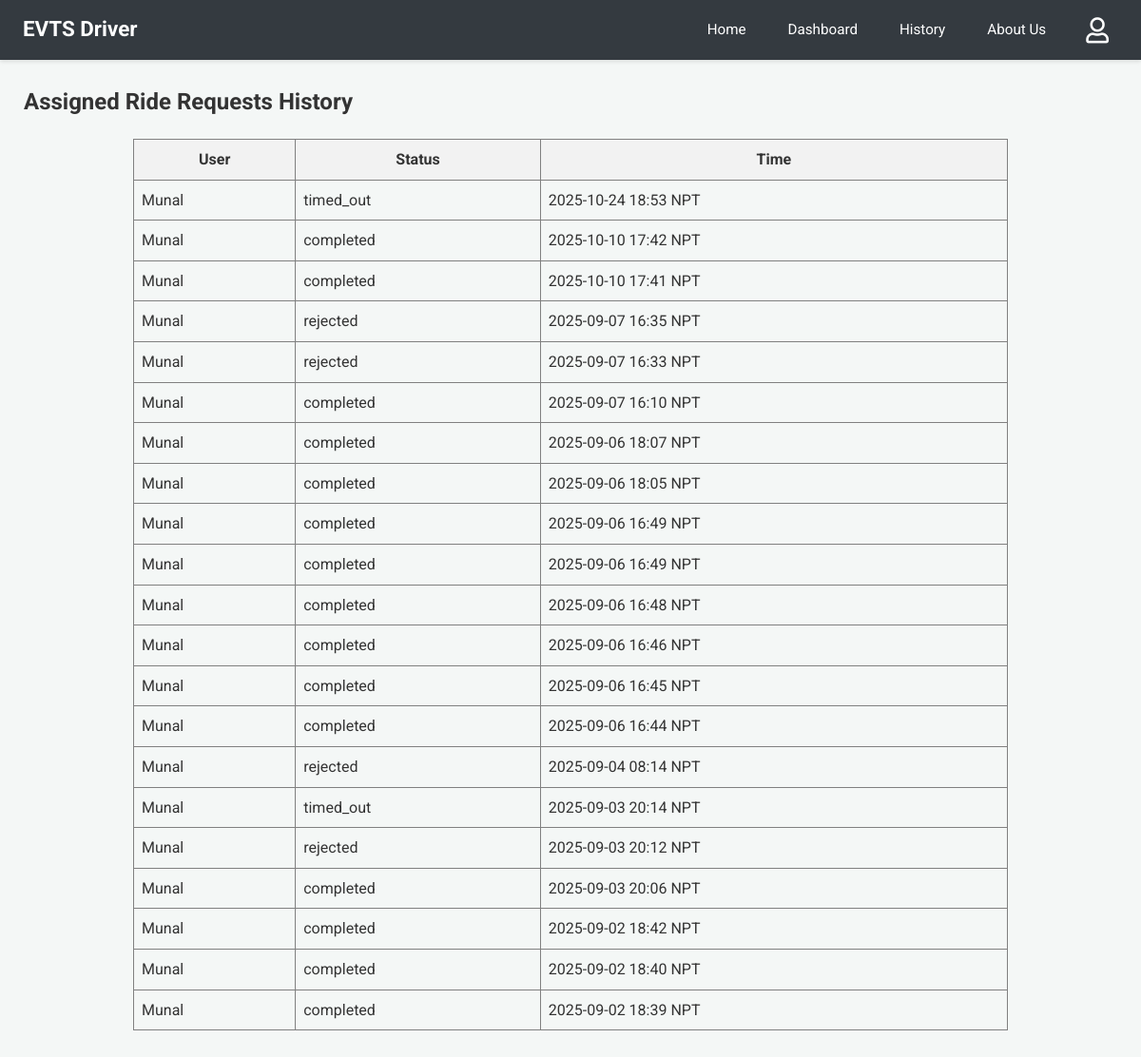
The page /driver-history (signed in) on the database as committed earlier.
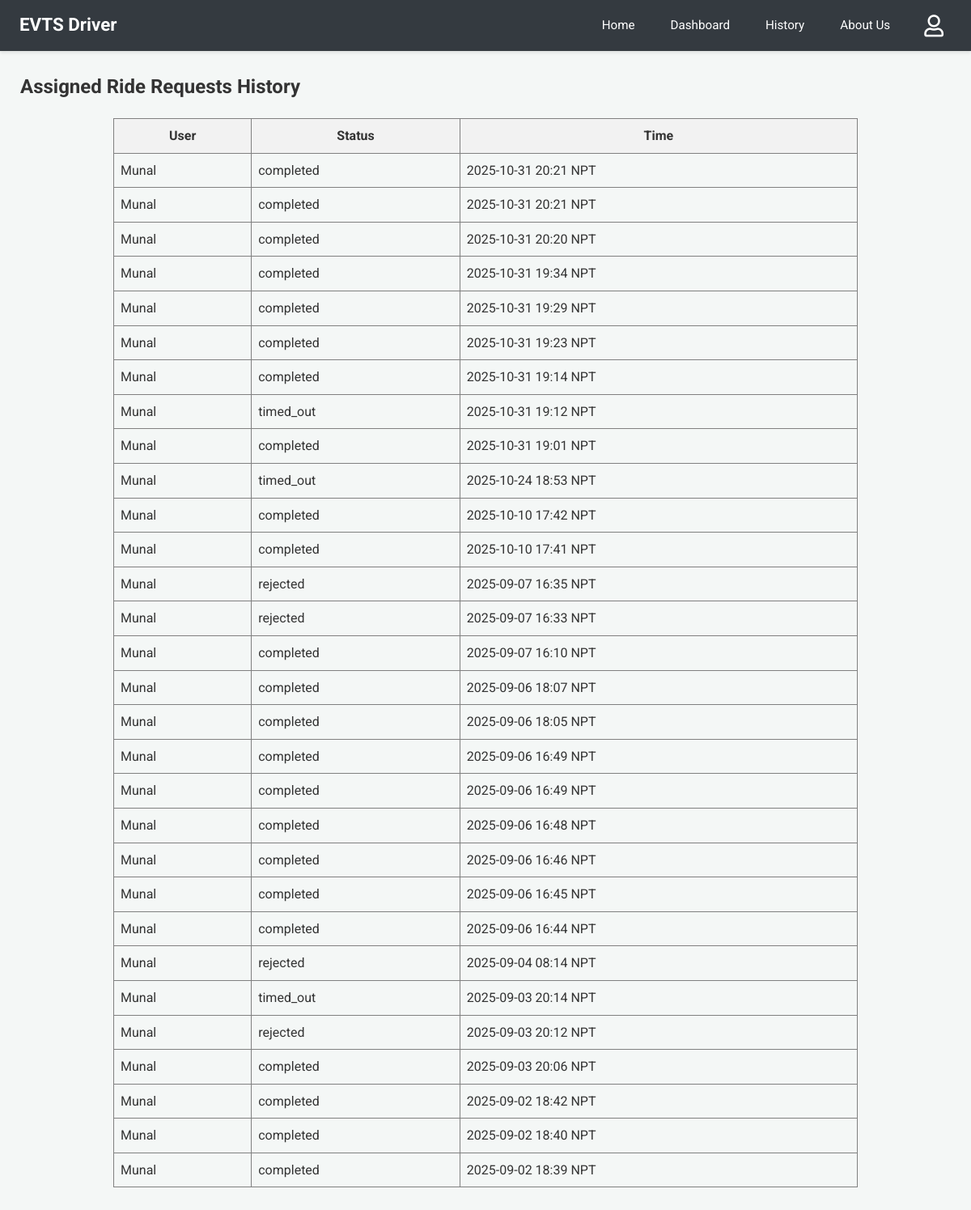
The same page on the database as committed later.
### app.py (models this page shows)
class User(db.Model):
    email = db.Column(db.String(120), primary_key=True)
    name = db.Column(db.String(100))
    phone = db.Column(db.String(15))
    password = db.Column(db.String(256)) # Increased length for hash
    latitude = db.Column(db.Float, nullable=True)
    longitude = db.Column(db.Float, nullable=True)

class RideRequest(db.Model):
    __tablename__ = 'ride_request'
    id = db.Column(db.Integer, primary_key=True)
    user_email = db.Column(db.String(100), nullable=False)
    driver_email = db.Column(db.String(100), nullable=False)
    user_latitude_at_request = db.Column(db.Float, nullable=True)
    user_longitude_at_request = db.Column(db.Float, nullable=True)
    timestamp = db.Column(db.DateTime, default=lambda: datetime.now(timezone.utc))
    status = db.Column(db.String(20), default='Pending')

### app.py (the view)
@app.route('/driver-history')
@login_required_driver
def driver_history():
    reqs_db = RideRequest.query.filter_by(driver_email=session['driver']).order_by(RideRequest.timestamp.desc()).all()
    s_reqs = [{'user_name': (User.query.get(r.user_email).name or r.user_email if User.query.get(r.user_email) else "N/A"),
               'status': r.status, 'timestamp': format_datetime_npt(r.timestamp)} for r in reqs_db]
    response = make_response(render_template('driver_history.html', requests=s_reqs))
    return add_no_cache_to_response(response)

### app.py (called while the page is built)
def format_datetime_npt(dt_utc):
    if dt_utc is None: return "N/A"
    if dt_utc.tzinfo is None or dt_utc.tzinfo.utcoffset(dt_utc) is None:
        dt_utc = dt_utc.replace(tzinfo=timezone.utc)
    else:
        dt_utc = dt_utc.astimezone(timezone.utc)
    dt_npt = dt_utc.astimezone(NPT)
    return dt_npt.strftime('%Y-%m-%d %H:%M NPT')

def login_required_driver(f):
    @wraps(f)
    def decorated_function(*args, **kwargs):
        if 'driver' not in session:
            return redirect(url_for('login', next=request.url))
        return f(*args, **kwargs)
    return decorated_function

def add_no_cache_to_response(response):
    response.headers["Cache-Control"] = "no-cache, no-store, must-revalidate, public, max-age=0"
    response.headers["Pragma"] = "no-cache"
    response.headers["Expires"] = "0"
    return response

### templates/driver_history.html
{% extends 'driver_base.html' %}
{% block content %}
<h2>Assigned Ride Requests History</h2>
{% if requests %}
<table border="1" cellpadding="8" cellspacing="0" style="border-collapse: collapse; width: 80%; margin: 20px auto;">
  <thead>
    <tr style="background-color: #f2f2f2;">
      <th>User</th>
      <th>Status</th>
      <th>Time</th>
    </tr>
  </thead>
  <tbody>
  {% for req in requests %}
  <tr>
    <td>{{ req.user_name }}</td>
    <td>{{ req.status }}</td>
    <td>{{ req.timestamp }}</td>
  </tr>
  {% endfor %}
  </tbody>
</table>
{% else %}
<p>You have no assigned ride request history.</p>
{% endif %}
{% endblock %}

### templates/driver_base.html (shortened to what this page needs)
<!DOCTYPE html>
<html>
<head>
    <link rel="stylesheet" href="{{ url_for('static', filename='css/dashboard_styles.css') }}">
   <link rel="stylesheet" href="https://cdnjs.cloudflare.com/ajax/libs/font-awesome/5.15.4/css/all.min.css" />
</head>
<body>
    <nav class="navbar driver-navbar">
        <a href="{{ url_for('driver_home') }}" class="nav-brand">EVTS Driver</a>
        <div class="nav-links">
            <a href="{{ url_for('driver_home') }}">Home</a>
            <a href="{{ url_for('dashboard') }}">Dashboard</a>
            <a href="{{ url_for('driver_history') }}">History</a>
            <a href="{{ url_for('driver_about') }}">About Us</a>
        </div>
        <div class="navbar-profile">
             <span class="profile-image-clickable" onclick="toggleProfileDropdown('driverProfileDropdown')">
                <i class="far fa-user"></i>
            </span>
        </div>
    </nav>
    <div class="dashboard-content">
        {% block content %}{% endblock %}
    </div>
</body>
</html>

### static/css/dashboard_styles.css (style rules this page uses)
body { font-family: 'Roboto', 'Segoe UI', Tahoma, Geneva, Verdana, sans-serif; margin: 0; background-color: #f4f7f6; color: #333; line-height: 1.6; }
nav.navbar { padding: 0.7rem 1.5rem; color: white; box-shadow: 0 2px 4px rgba(0, 0, 0, 0.1); display: flex; align-items: center; position: relative; z-index: 1001; }
nav.navbar .nav-brand { font-size: 1.4em; font-weight: bold; color: white; text-decoration: none; }
nav.navbar .nav-links { display: flex; align-items: center; margin-left: auto; }
nav.navbar .nav-links a { color: white; margin-left: 20px; text-decoration: none; padding: 8px 12px; border-radius: 4px; transition: background-color 0.2s ease-in-out; font-size: 0.95em; }
nav.driver-navbar { background-color: #343a40; }
.dashboard-content { padding: 25px; max-width: 1200px; margin: 0 auto; }
.dashboard-content h2, .dashboard-content h3, .dashboard-content h4 { color: #333; margin-top: 0; }
.navbar-profile { position: relative; display: flex; align-items: center; margin-left: 20px; }
.profile-image-clickable { cursor: pointer; padding: 6px 10px; border-radius: 50%; transition: background-color 0.2s ease; display: inline-flex; align-items: center; justify-content: center; }
nav.navbar .navbar-profile .profile-image-clickable i.fas, nav.navbar .navbar-profile .profile-image-clickable i.far { font-size: 1.7em !important; line-height: 1 !important; color: #FFFFFF !important; background: none !important; -webkit-font-smoothing: antialiased; -moz-osx-font-smoothing: grayscale; text-shadow: none !important; }
nav.navbar .navbar-profile .profile-image-clickable i.fas::before, nav.navbar .navbar-profile .profile-image-clickable i.far::before { color: #FFFFFF !important; background: none !important; }

Rows that differ between the two databases and show on the page:
added RideRequest: status "completed"
added RideRequest: status "completed"
added RideRequest: status "completed"
added RideRequest: status "completed"
added RideRequest: status "completed"
added RideRequest: status "completed"
added RideRequest: status "completed"
added RideRequest: status "timed_out"
added RideRequest: status "completed"
Other text that changed with them:
new list line: "Munal"
new list line: "2025-10-31 20:21 NPT"
new list line: "2025-10-31 20:20 NPT"
new list line: "2025-10-31 19:34 NPT"
new list line: "2025-10-31 19:29 NPT"
new list line: "2025-10-31 19:23 NPT"
new list line: "2025-10-31 19:14 NPT"
new list line: "2025-10-31 19:12 NPT"
new list line: "2025-10-31 19:01 NPT"
